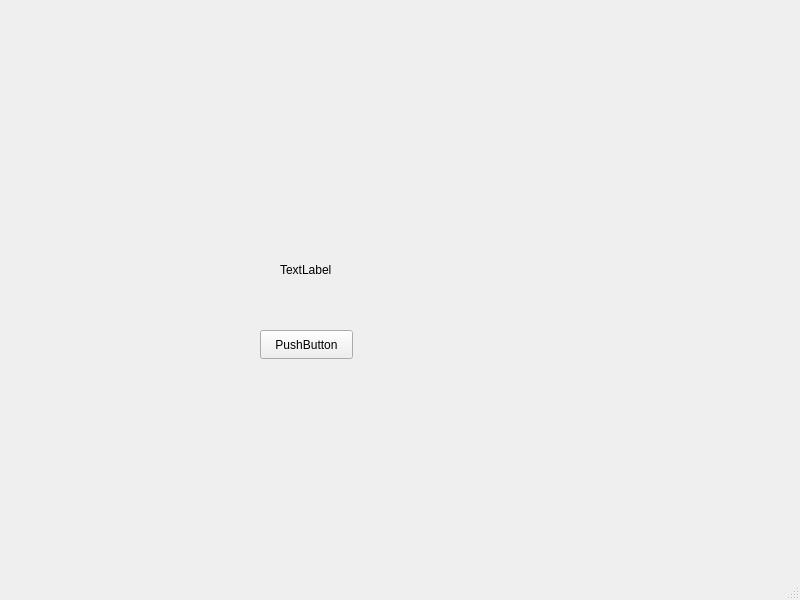
<?xml version="1.0" encoding="UTF-8"?>
<ui version="4.0">
 <class>MainWindow</class>
 <widget class="QMainWindow" name="MainWindow">
  <property name="geometry">
   <rect>
    <x>0</x>
    <y>0</y>
    <width>800</width>
    <height>600</height>
   </rect>
  </property>
  <property name="windowTitle">
   <string>MainWindow</string>
  </property>
  <widget class="QWidget" name="centralwidget">
   <widget class="QPushButton" name="pushButton">
    <property name="geometry">
     <rect>
      <x>260</x>
      <y>330</y>
      <width>93</width>
      <height>29</height>
     </rect>
    </property>
    <property name="text">
     <string>PushButton</string>
    </property>
   </widget>
   <widget class="QLabel" name="label">
    <property name="geometry">
     <rect>
      <x>280</x>
      <y>260</y>
      <width>63</width>
      <height>20</height>
     </rect>
    </property>
    <property name="text">
     <string>TextLabel</string>
    </property>
   </widget>
  </widget>
  <widget class="QMenuBar" name="menubar">
   <property name="geometry">
    <rect>
     <x>0</x>
     <y>0</y>
     <width>800</width>
     <height>26</height>
    </rect>
   </property>
  </widget>
  <widget class="QStatusBar" name="statusbar"/>
 </widget>
 <resources/>
 <connections/>
</ui>
